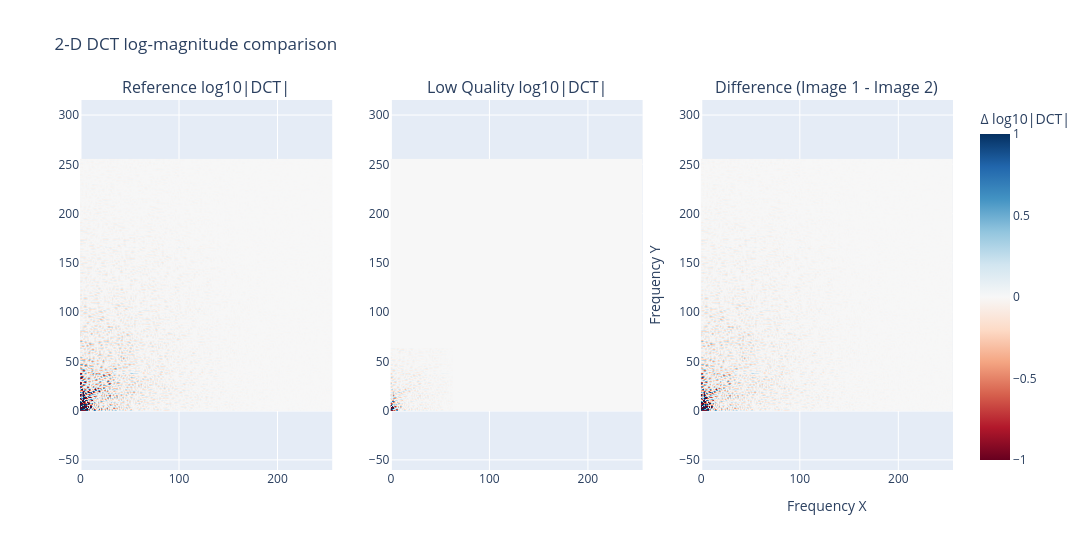

Here is the notebook cell this chart was saved with:
### Code cell
# -----------------------------------------------------------------------------
# Update these paths to point at the two images you want to compare.
image_paths = {
    "Reference": "reds_000_sharp.png",
    "Low Quality": "reds_000_bicubic.png",
}
# Optional: enforce a shared spatial size before computing spectra.
target_size = None  # or set to None to preserve native sizes
high_freq_cutoff = 0.65   # normalized radius (0=DC, 1=Nyquist-like)
# -----------------------------------------------------------------------------

crop_sizes = {'Reference': 256, 'Low Quality': 64}

if len(image_paths) != 2:
    raise ValueError("Provide paths for exactly two images to compare.")

images = {name: load_image(path, target_size=target_size, crop_size=crop_sizes[name]) for name, path in image_paths.items()}
coefficients = {name: compute_dct_spectrum(image) for name, image in images.items()}
spectra = {name: coeffs for name, coeffs in coefficients.items()}

metrics = []
for name, coeffs in coefficients.items():
    magnitude = np.abs(coeffs)
    total_energy = np.square(magnitude).sum()
    mask = high_frequency_mask(magnitude.shape, cutoff_ratio=high_freq_cutoff)
    high_energy = np.square(magnitude)[mask].sum()
    metrics.append(
        {
            "image": name,
            "shape": f"{magnitude.shape[0]}x{magnitude.shape[1]}",
            "log_total_energy": np.log10(total_energy + EPS),
            "log_high_freq_energy": np.log10(high_energy + EPS),
            "high_freq_energy_ratio": high_energy / (total_energy + EPS),
        }
    )

metrics_df = pd.DataFrame(metrics).set_index("image")
display(metrics_df)

names = list(spectra.keys())

empty = np.zeros([it * 4 for it in spectra[names[1]].shape])
empty[:spectra[names[1]].shape[0], :spectra[names[1]].shape[1]] = spectra[names[1]]
spectra[names[1]] = empty
difference_available = len({spectra[name].shape for name in names}) == 1
diff_spectrum = None
if difference_available:
    diff_spectrum = spectra[names[0]] - spectra[names[1]]

n_cols = len(spectra) + (1 if diff_spectrum is not None else 0)
subplot_titles = [f"{name} log10|DCT|" for name in names]
if diff_spectrum is not None:
    subplot_titles.append("Difference (Image 1 - Image 2)")

fig = make_subplots(rows=1, cols=n_cols, subplot_titles=subplot_titles)
col_idx = 1
for name, spectrum in spectra.items():
    # compute shared colorbar limits across all spectra so each subplot uses the same range
    vmin = min(np.asarray(s).min() for s in spectra.values())
    vmax = max(np.asarray(s).max() for s in spectra.values())
    fig.add_trace(
        go.Heatmap(
            z=spectrum,
            colorscale="RdBu",
            zmin=-1.0,
            zmax=1.0,
            colorbar=dict(title="log10|DCT|"),
            showscale=False,
        ),
        row=1,
        col=col_idx,
    )
    # enforce 1:1 x-y aspect ratio for this subplot
    fig.update_yaxes(scaleanchor=f"x{col_idx}", scaleratio=1, row=1, col=col_idx)
    col_idx += 1

if diff_spectrum is not None:
    fig.add_trace(
        go.Heatmap(
            z=diff_spectrum,
            colorscale="RdBu",
            zmid=0.0,
            zmin=-1.0,
            zmax=1.0,
            colorbar=dict(title="Δ log10|DCT|"),
        ),
        row=1,
        col=col_idx,
    )
    fig.update_xaxes(title_text="Frequency X", row=1, col=col_idx)
    fig.update_yaxes(title_text="Frequency Y", row=1, col=col_idx)
    # enforce 1:1 x-y aspect ratio for the difference subplot
    fig.update_yaxes(scaleanchor=f"x{col_idx}", scaleratio=1, row=1, col=col_idx)

fig.update_layout(
    height=550,
    width=450 * n_cols,
    title_text="2-D DCT log-magnitude comparison",
    showlegend=False,
)
fig.show()

if not difference_available:
    print("Spectra have incompatible shapes; set 'target_size' to a shared value to enable the difference view.")

### Figure 1 — Plotly figure (JSON) as saved in the notebook; plotly's stock layout.template omitted (floating-point values rounded to 4 significant figures; data arrays with more than 128 entries replaced by an {"elided": "..."} marker saying what was removed)
{"data": [{"colorbar": {"title": {"text": "log10|DCT|"}}, "colorscale": [[0, "rgb(103,0,31)"], [0.1, "rgb(178,24,43)"], [0.2, "rgb(214,96,77)"], [0.3, "rgb(244,165,130)"], [0.4, "rgb(253,219,199)"], [0.5, "rgb(247,247,247)"], [0.6, "rgb(209,229,240)"], [0.7, "rgb(146,197,222)"], [0.8, "rgb(67,147,195)"], [0.9, "rgb(33,102,172)"], [1, "rgb(5,48,97)"]], "showscale": false, "type": "heatmap", "xaxis": "x", "yaxis": "y", "z": {"elided": "256x256 float values"}, "zmax": 1, "zmin": -1}, {"colorbar": {"title": {"text": "log10|DCT|"}}, "colorscale": [[0, "rgb(103,0,31)"], [0.1, "rgb(178,24,43)"], [0.2, "rgb(214,96,77)"], [0.3, "rgb(244,165,130)"], [0.4, "rgb(253,219,199)"], [0.5, "rgb(247,247,247)"], [0.6, "rgb(209,229,240)"], [0.7, "rgb(146,197,222)"], [0.8, "rgb(67,147,195)"], [0.9, "rgb(33,102,172)"], [1, "rgb(5,48,97)"]], "showscale": false, "type": "heatmap", "xaxis": "x2", "yaxis": "y2", "z": {"elided": "256x256 float values"}, "zmax": 1, "zmin": -1}, {"colorbar": {"title": {"text": "Δ log10|DCT|"}}, "colorscale": [[0, "rgb(103,0,31)"], [0.1, "rgb(178,24,43)"], [0.2, "rgb(214,96,77)"], [0.3, "rgb(244,165,130)"], [0.4, "rgb(253,219,199)"], [0.5, "rgb(247,247,247)"], [0.6, "rgb(209,229,240)"], [0.7, "rgb(146,197,222)"], [0.8, "rgb(67,147,195)"], [0.9, "rgb(33,102,172)"], [1, "rgb(5,48,97)"]], "type": "heatmap", "xaxis": "x3", "yaxis": "y3", "z": {"elided": "256x256 float values"}, "zmax": 1, "zmid": 0, "zmin": -1}], "layout": {"annotations": [{"font": {"size": 16}, "showarrow": false, "text": "Reference log10|DCT|", "x": 0.1444, "xanchor": "center", "xref": "paper", "y": 1, "yanchor": "bottom", "yref": "paper"}, {"font": {"size": 16}, "showarrow": false, "text": "Low Quality log10|DCT|", "x": 0.5, "xanchor": "center", "xref": "paper", "y": 1, "yanchor": "bottom", "yref": "paper"}, {"font": {"size": 16}, "showarrow": false, "text": "Difference (Image 1 - Image 2)", "x": 0.8556, "xanchor": "center", "xref": "paper", "y": 1, "yanchor": "bottom", "yref": "paper"}], "height": 550, "showlegend": false, "title": {"text": "2-D DCT log-magnitude comparison"}, "width": 1350, "xaxis": {"anchor": "y", "domain": [0, 0.2889]}, "xaxis2": {"anchor": "y2", "domain": [0.3556, 0.6444]}, "xaxis3": {"anchor": "y3", "domain": [0.7111, 1], "title": {"text": "Frequency X"}}, "yaxis": {"anchor": "x", "domain": [0, 1], "scaleanchor": "x", "scaleratio": 1}, "yaxis2": {"anchor": "x2", "domain": [0, 1], "scaleanchor": "x2", "scaleratio": 1}, "yaxis3": {"anchor": "x3", "domain": [0, 1], "scaleanchor": "x3", "scaleratio": 1, "title": {"text": "Frequency Y"}}}}
